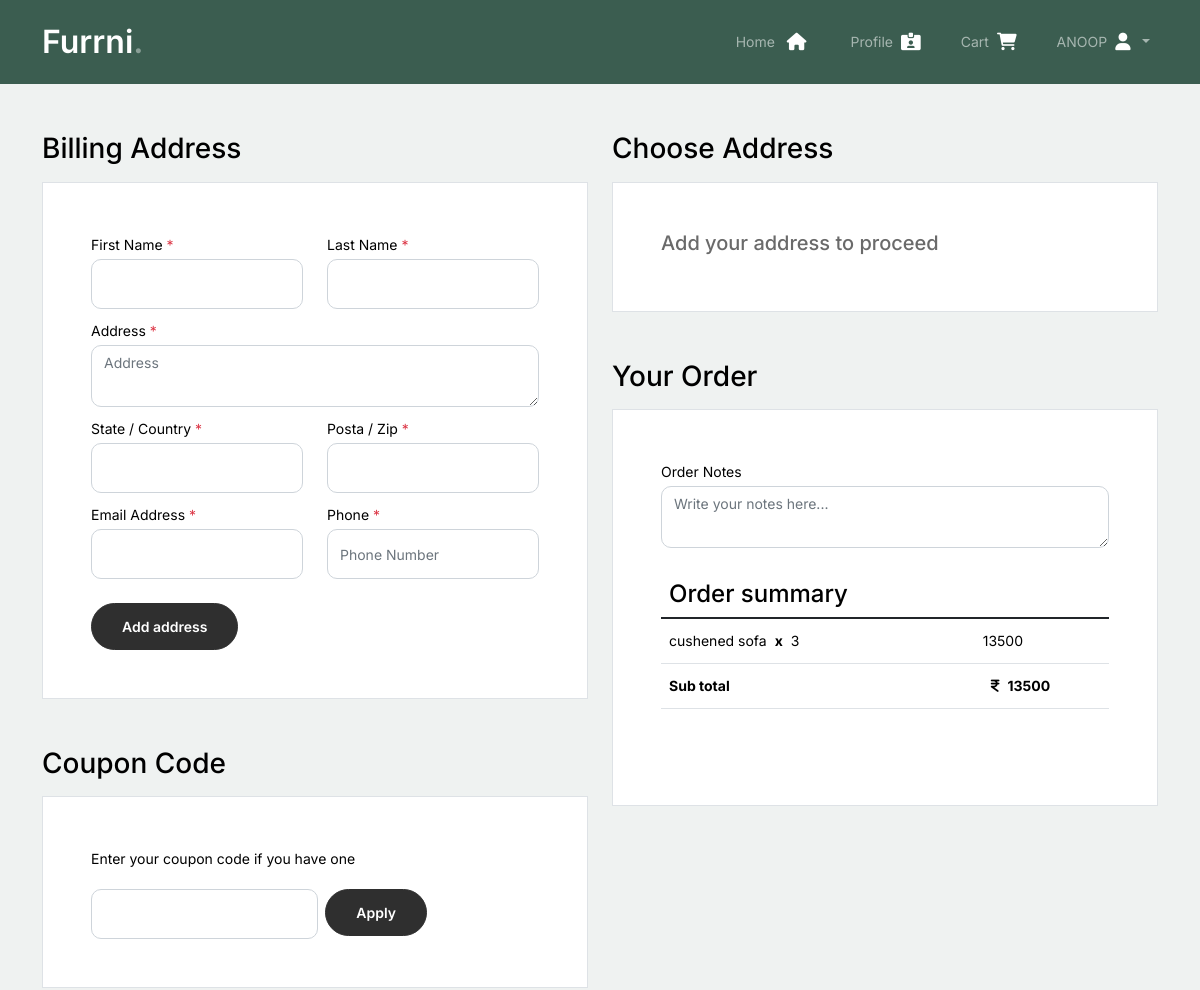
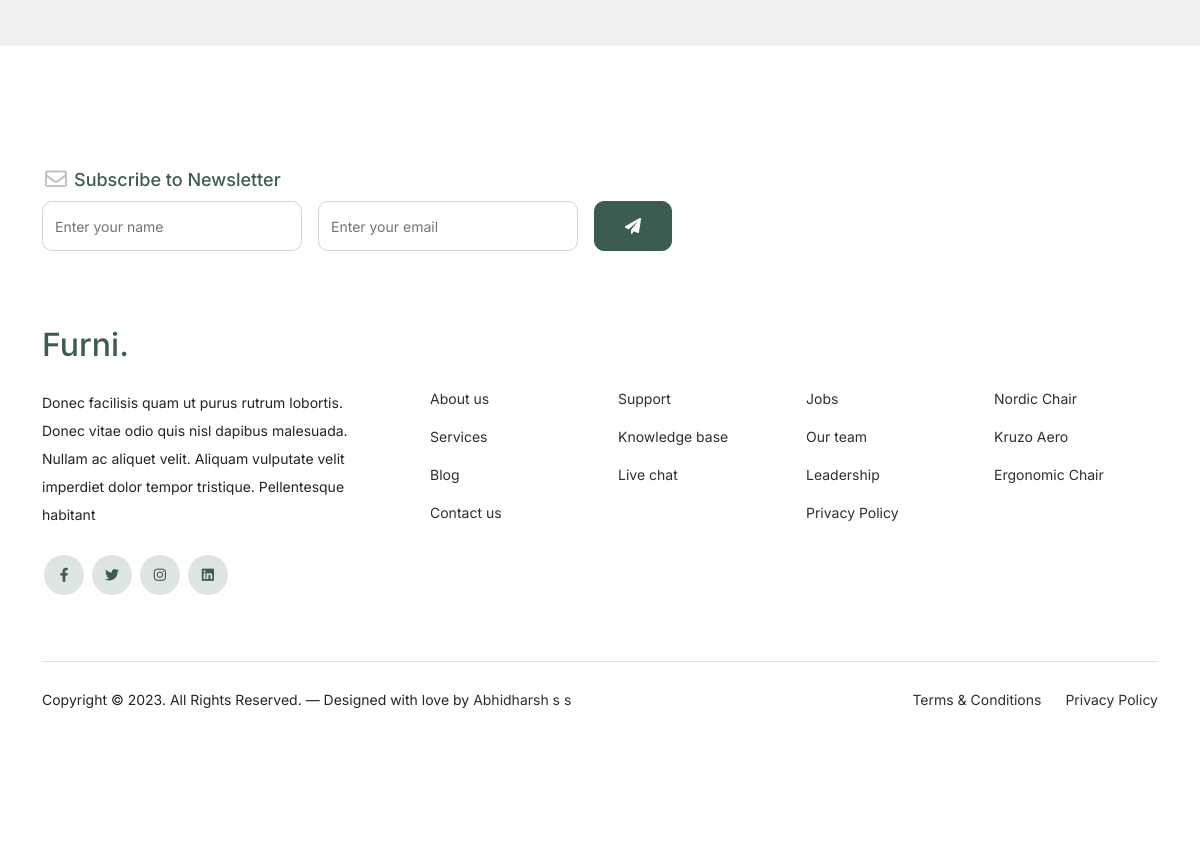
The page /checkout (signed in) on the database its author committed (2 pictures, top to bottom).
### project/models.py (models this page shows, shortened)
class cartitem(models.Model):
    cartitemid = models.AutoField(primary_key=True)
    cart = models.ForeignKey(cart,on_delete=models.CASCADE,null=False)
    product = models.ForeignKey(product,on_delete=models.CASCADE,null=False)
    quantity = models.PositiveBigIntegerField()

class product(models.Model):
    productid = models.AutoField(primary_key=True)
    productname = models.CharField('productname',max_length=30)
    quantity = models.CharField('quantity',max_length=20)
    price = models.CharField('price',max_length=10)
    discountprice =models.IntegerField('discountprice',)
    offerpercentage = models.IntegerField('offerpercentage',null=True,default=0)
    category = models.ForeignKey(category,on_delete=models.CASCADE,null=False)
    provider = models.CharField('provider',max_length=20)
    image = models.ImageField('image',upload_to="products/")
    description = models.TextField('description')

### project/views.py (the view, shortened to what this page needs)
# urls.py: path('checkout',views.checkout,name='checkout'),
def checkout(request):
    id=request.session['id']
    total=0
    quantity=0
    datap=None
    offer=None
    datacp=None
    datacp=None
    try:
        cart=car.objects.get(user=id)
    except Exception as identifier:
        pass
    try:
        data=cart.cartid
        datad=carit.objects.filter(cart=data).all()
    except Exception as e:
        messages.error(request,'something went wrong')
    try:
        datac=carit.objects.filter(cart__user=id)
        for d in datac:
            x=int(d.product.discountprice)
            y=int(d.quantity)
            total += (x * y)
            quantity += d.quantity
        datap={
            "total":total,
            "quantity":quantity,
        }
    except Exception as identifier:
        pass
    dataa=add.objects.filter(user=id).all()
    return render(request,'checkout.html',{'datad':datad,'datap':datap,'dataa':dataa,'offer':offer,'datacp':datacp})

### project/templates/checkout.html (shortened to what this page needs)
{% extends 'user.html' %}
{% load static %}
{% block content %}
<div class="untree mt-5">
	<div class="container">
		<div class="row">
			<div class="col-md-6 mb-5 mb-md-0">
				<h2 class="h3 mb-3 text-black">Billing Address</h2>
				<div class="p-3 p-lg-5 border bg-white mb-5">
					<form method="post" action="{% url 'address' %}">
						<div class="form-group row">
							<div class="col-md-6">
								<label for="c_fname" class="text-black">First Name <span
										class="text-danger">*</span></label>
								<input type="text" class="form-control" id="c_fname" name="firstname" required>
							</div>
							<div class="col-md-6">
								<label for="c_lname" class="text-black">Last Name <span
										class="text-danger">*</span></label>
								<input type="text" class="form-control" id="c_lname" name="lastname" required>
							</div>
						</div>
						<div class="form-group row mt-2">
							<div class="col-md-12">
								<label for="c_address" class="text-black">Address <span
										class="text-danger">*</span></label>
								<textarea type="text" class="form-control" id="c_address" name="street"
									placeholder="Address" required></textarea>
							</div>
						</div>
						<div class="form-group row mt-2">
							<div class="col-md-6">
								<label for="c_state_country" class="text-black">State / Country <span
										class="text-danger">*</span></label>
								<input type="text" class="form-control" id="c_state_country" name="state" required>
							</div>
							<div class="col-md-6">
								<label for="c_postal_zip" class="text-black">Posta / Zip <span
										class="text-danger">*</span></label>
								<input type="text" class="form-control" id="c_postal_zip" name="postalcode" required>
							</div>
						</div>
						<div class="form-group row mt-2">
							<div class="col-md-6">
								<label for="c_email_address" class="text-black">Email Address <span
										class="text-danger">*</span></label>
								<input type="email" class="form-control" id="c_email_address" name="mail" required>
							</div>
							<div class="col-md-6">
								<label for="c_phone" class="text-black">Phone <span class="text-danger">*</span></label>
								<input type="text" class="form-control" id="c_phone" name="phone" required
									placeholder="Phone Number">
							</div>
						</div>
						<button type="submit" class="btn btn-sm mt-4">Add address</button>
					</form>
				</div>
				<div class="row mb-5">
					<div class="col-md-12">
						<h2 class="h3 mb-3 text-black">Coupon Code</h2>
						<form method="post" action="{% url 'checkout' %}">
							<div class="p-3 p-lg-5 border bg-white">
								<label for="c_code" class="text-black mb-3">Enter your coupon code if you have
									one</label>
								<div class="input-group w-75 couponcode-wrap">
									<input type="text" class="form-control me-2" name="coupon" aria-label="Coupon Code" required
										aria-describedby="button-addon2">
									<div class="input-group-append">
										<button class="btn btn-black btn-sm" type="submit"
											id="button-addon2">Apply</button>
									</div>
								</div>
							</div>
						</form>
					</div>
				</div>
			</div>
			<div class="col-md-6">
				<form method="post" action="/paypal" id="myform">
					{% if dataa %}
					<div class='row mb-5'>
						<div class="col-md-12">
							<h2 class="h3 mb-3 text-black">Choose Address</h2>
							<div class="p-2 p-lg-5 border bg-white inline-block">
								<div>
									{% for d in dataa %}
									<input type="radio" class="my_address" id="html" name="address"
										value="{{d.addressid}}">&emsp;
									<label for="html"
										class="text-uppercase"><b>{{d.street}},{{d.postalcode}},{{d.state}}</b></label><br>
									{% endfor %}
								</div>
							</div>
						</div>
					</div>
					{% else %}
					<div class='row mb-5'>
						<div class="col-md-12">
							<h2 class="h3 mb-3 text-black">Choose Address</h2>
							<div class="p-2 p-lg-5 border bg-white inline-block">
								<div>
									<h5>Add your address to proceed</h5>
								</div>
							</div>
						</div>
					</div>
					{% endif %}
					<div class="row mb-5 mt-3">
						<div class="col-md-12">
							<h2 class="h3 mb-3 text-black">Your Order</h2>
							<div class="p-3 p-lg-5 border bg-white">
								<table class="table site-block-order-table mb-5">
									<thead>
										<th class="h4">Order summary</th>
									</thead>
									<div class="form-group mb-4">
										<label for="c_order_notes" class="text-black">Order Notes</label>
										<textarea name="ordernotes" id="c_order_notes" class="form-control"
											placeholder="Write your notes here..."></textarea>
									</div>
									<tbody>
										{% for d in datad %}
										<tr>
											<td>{{d.product.productname}}<strong class="mx-2">x</strong>{{d.quantity}}
											</td>
											<td>{% widthratio d.product.discountprice 1 d.quantity %}{% if d.product.offerpercentage %}<span style="color: #0aed39;font-size: medium;"><b>({{d.product.offerpercentage}}% Off)</b></span>{% endif %}</td>
										</tr>
										{% endfor %}
										<tr>
											<td class="text-black font-weight-bold"><strong>Sub total</strong></td>
											<td class="text-black font-weight-bold"><strong><i
														class="fa-sharp fa-solid fa-indian-rupee-sign mx-2"></i>{{datap.total}}</strong>
											</td>
										</tr>
									</tbody>
								</table>
							</div>
						</div>
					</div>
				</form>
			</div>
		</div>
	</div>
</div>
{% endblock %}

### project/static/css/style.css (style rules this page uses)
body { overflow-x: hidden; position: relative; }
body { font-family: "Inter", sans-serif; font-weight: 400; line-height: 28px; color: #6a6a6a; font-size: 14px; background-color: #eff2f1; }
.btn { font-weight: 600; padding: 12px 30px; border-radius: 30px; color: #ffffff; background: #2f2f2f; border-color: #2f2f2f; }
.form-control { height: 50px; border-radius: 10px; font-family: "Inter", sans-serif; }
textarea { height: auto !important; }
.site-block-order-table th { border-top: none !important; border-bottom-width: 1px !important; }
.site-block-order-table td, .site-block-order-table th { color: #000000; }
.couponcode-wrap input { border-radius: 10px !important; }

### rows shown on the page
cartitem: product.productname "cushened sofa", quantity "3", product+quantity "13500"

### other values the page prints
{{ request.session.username }} "ANOOP"
{{ datap.total }} "13500"
